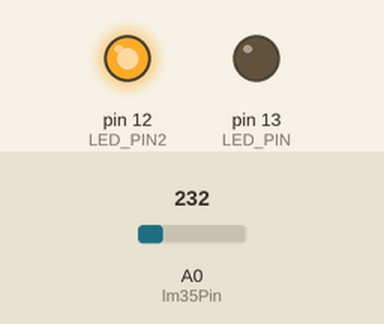
Simulated run of this sketch. Board: Arduino Uno, built with avr-gcc and run on an emulated ATmega328P. On the bench: output pins drawn as LEDs (lit = HIGH). The inputs (shaded band) are chosen by the test bench; at power-on: A0 (lm35Pin) = 232. What the sketch prints to the serial monitor is not drawn.

Above: at 2.8 s.
2.9 s: A0 (lm35Pin) set to 265
5.6 s: A0 (lm35Pin) set to 294
At 6.9 s:
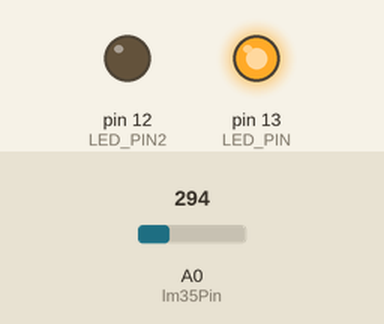
8.3 s: A0 (lm35Pin) set to 266
At 11.2 s:
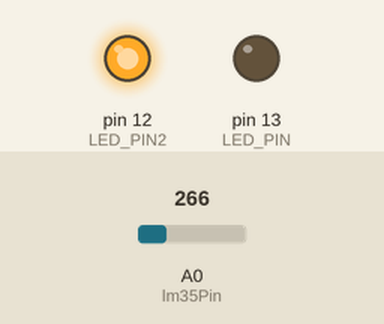
11.5 s: A0 (lm35Pin) set to 290
At 12.8 s:
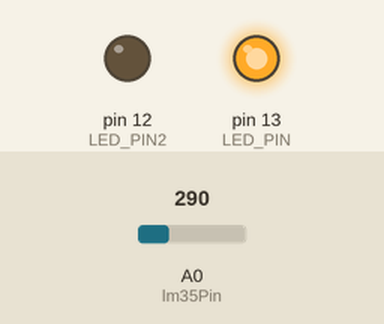
Timing chart, 0 to 14.5 s (numbered marks = the images above; inputs shaded):
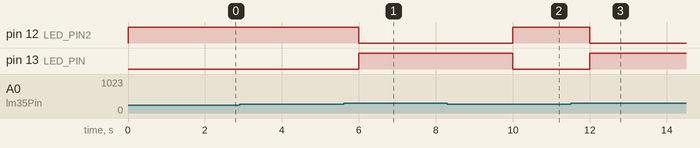

The sketch:

temperature.ino
```cpp
#define LED_PIN 13
#define LED_PIN2 12

float temperature;
int reading;
int lm35Pin = A0;

void setup() {
  pinMode(LED_PIN, OUTPUT);
  pinMode(LED_PIN2, OUTPUT);
  analogReference(INTERNAL);
  Serial.begin(115200);
}

void loop()
{
  reading = analogRead(lm35Pin);
  temperature = reading / 9.31;

  if (temperature > 30) {
    digitalWrite(LED_PIN, HIGH);
    digitalWrite(LED_PIN2, LOW);
  } else {
    digitalWrite(LED_PIN, LOW);
    digitalWrite(LED_PIN2, HIGH);
  }

  Serial.print("온도 : ");
  Serial.println(temperature);
  delay(2000);
}
```

Measured:
- the behaviour switches between 279 and 280 on A0 (lm35Pin) (found by bisection; images 0 and 1)
- after the input at 2.9 s, every drawn part: stays the same
- after the input at 5.6 s, pin 12 (LED_PIN2): HIGH → LOW after 0.40 s; pin 13 (LED_PIN): LOW → HIGH after 0.40 s
- after the input at 8.3 s, pin 12 (LED_PIN2): LOW → HIGH after 1.7 s; pin 13 (LED_PIN): HIGH → LOW after 1.7 s
- after the input at 11.5 s, pin 12 (LED_PIN2): HIGH → LOW after 0.50 s; pin 13 (LED_PIN): LOW → HIGH after 0.50 s
